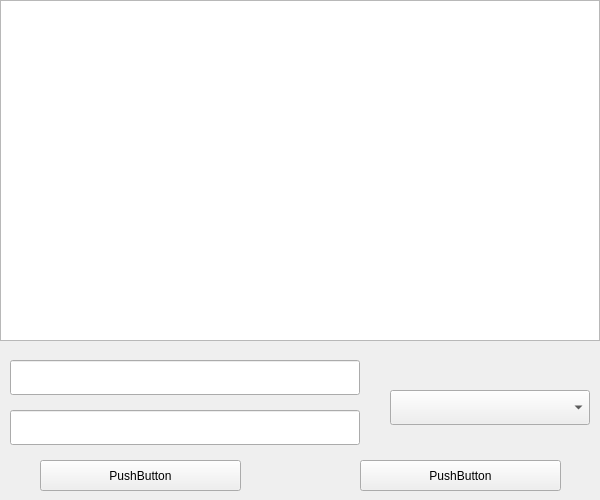
<?xml version="1.0" encoding="UTF-8"?>
<ui version="4.0">
 <class>Form</class>
 <widget class="QWidget" name="Form">
  <property name="geometry">
   <rect>
    <x>0</x>
    <y>0</y>
    <width>600</width>
    <height>500</height>
   </rect>
  </property>
  <property name="minimumSize">
   <size>
    <width>600</width>
    <height>500</height>
   </size>
  </property>
  <property name="maximumSize">
   <size>
    <width>600</width>
    <height>500</height>
   </size>
  </property>
  <property name="windowTitle">
   <string>Form</string>
  </property>
  <widget class="QLabel" name="noInvitesLabel">
   <property name="geometry">
    <rect>
     <x>0</x>
     <y>150</y>
     <width>600</width>
     <height>25</height>
    </rect>
   </property>
   <property name="text">
    <string>TextLabel</string>
   </property>
   <property name="alignment">
    <set>Qt::AlignCenter</set>
   </property>
  </widget>
  <widget class="QListWidget" name="invitesListWidget">
   <property name="geometry">
    <rect>
     <x>0</x>
     <y>0</y>
     <width>600</width>
     <height>341</height>
    </rect>
   </property>
  </widget>
  <widget class="QLineEdit" name="nickLineEdit">
   <property name="geometry">
    <rect>
     <x>10</x>
     <y>360</y>
     <width>350</width>
     <height>35</height>
    </rect>
   </property>
  </widget>
  <widget class="QLineEdit" name="passwordLineEdit">
   <property name="geometry">
    <rect>
     <x>10</x>
     <y>410</y>
     <width>350</width>
     <height>35</height>
    </rect>
   </property>
  </widget>
  <widget class="QComboBox" name="statusComboBox">
   <property name="geometry">
    <rect>
     <x>390</x>
     <y>390</y>
     <width>200</width>
     <height>35</height>
    </rect>
   </property>
  </widget>
  <widget class="QPushButton" name="acceptPushButton">
   <property name="geometry">
    <rect>
     <x>40</x>
     <y>460</y>
     <width>201</width>
     <height>31</height>
    </rect>
   </property>
   <property name="text">
    <string>PushButton</string>
   </property>
  </widget>
  <widget class="QPushButton" name="declinePushButton">
   <property name="geometry">
    <rect>
     <x>360</x>
     <y>460</y>
     <width>201</width>
     <height>31</height>
    </rect>
   </property>
   <property name="text">
    <string>PushButton</string>
   </property>
  </widget>
 </widget>
 <resources/>
 <connections/>
</ui>
